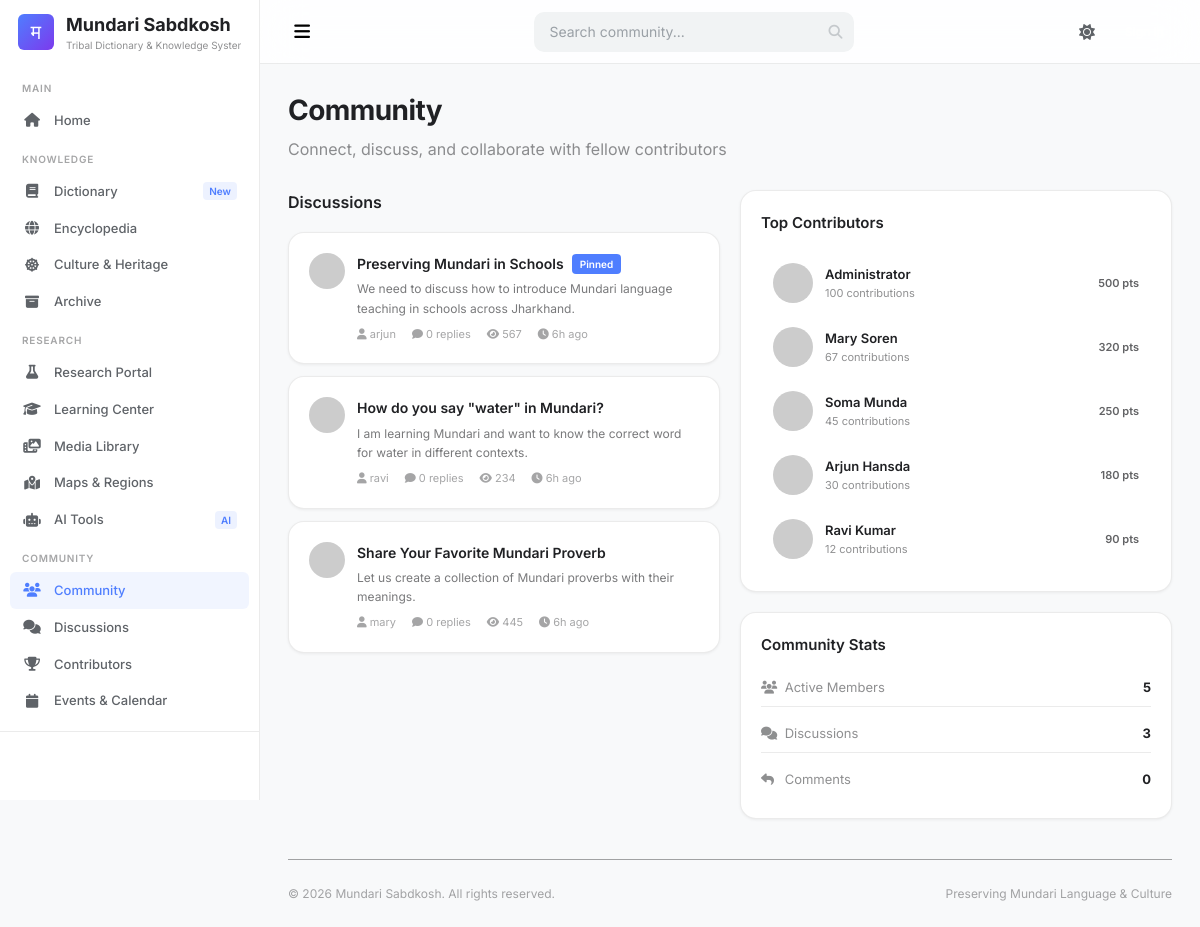
The page /modules/community.php on the database its author committed.
### tables this page shows
CREATE TABLE discussions (
    id INT UNSIGNED AUTO_INCREMENT PRIMARY KEY,
    title VARCHAR(255) NOT NULL,
    slug VARCHAR(255) NOT NULL UNIQUE,
    content TEXT NOT NULL,
    user_id INT UNSIGNED NOT NULL,
    category_id INT UNSIGNED,
    tags TEXT,
    is_pinned TINYINT(1) DEFAULT 0,
    is_locked TINYINT(1) DEFAULT 0,
    status ENUM('open', 'closed', 'archived') DEFAULT 'open',
    views_count INT DEFAULT 0,
    last_activity TIMESTAMP NULL,
    created_at TIMESTAMP DEFAULT CURRENT_TIMESTAMP,
    updated_at TIMESTAMP DEFAULT CURRENT_TIMESTAMP ON UPDATE CURRENT_TIMESTAMP,
    FOREIGN KEY (user_id) REFERENCES users(id) ON DELETE CASCADE,
    FOREIGN KEY (category_id) REFERENCES categories(id) ON DELETE SET NULL
);

CREATE TABLE users (
    id INT UNSIGNED AUTO_INCREMENT PRIMARY KEY,
    username VARCHAR(50) NOT NULL UNIQUE,
    email VARCHAR(100) NOT NULL UNIQUE,
    password VARCHAR(255) NOT NULL,
    full_name VARCHAR(100),
    avatar VARCHAR(255),
    bio TEXT,
    role_id INT UNSIGNED DEFAULT 1,
    status ENUM('active', 'inactive', 'banned') DEFAULT 'active',
    email_verified_at TIMESTAMP NULL,
    remember_token VARCHAR(100),
    twofa_secret VARCHAR(255),
    twofa_enabled TINYINT(1) DEFAULT 0,
    reputation INT DEFAULT 0,
    contributions INT DEFAULT 0,
    last_login_at TIMESTAMP NULL,
    last_login_ip VARCHAR(45),
    created_at TIMESTAMP DEFAULT CURRENT_TIMESTAMP,
    updated_at TIMESTAMP DEFAULT CURRENT_TIMESTAMP ON UPDATE CURRENT_TIMESTAMP,
    FOREIGN KEY (role_id) REFERENCES roles(id)
);

### includes/functions.php (called while the page is built, shortened)
<?php
function escape($str) {
    return htmlspecialchars($str, ENT_QUOTES | ENT_HTML5, 'UTF-8');
}
function truncate($text, $length = 100, $append = '...') {
    return mb_strlen($text) > $length
        ? mb_substr($text, 0, $length) . $append
        : $text;
}
function timeAgo($timestamp) {
    $time = strtotime($timestamp);
    $diff = time() - $time;
    if ($diff < 86400) return floor($diff / 3600) . 'h ago';
    return date('M j, Y', $time);
}
function formatNumber($num) {
    return number_format($num);
}
function avatar($user, $size = 40) {
    $name = $user['full_name'] ?? $user['username'] ?? 'U';
    $initial = mb_strtoupper(mb_substr($name, 0, 1));
    $colors = ['#4f46e5','#0891b2','#7c3aed','#059669','#d97706','#dc2626','#db2777','#65a30d','#0d9488','#9333ea'];
    $color = $colors[crc32($name) % count($colors)];
    return "https://ui-avatars.com/api/?name=" . urlencode($initial) . "&background=" . urlencode($color) . "&color=fff&size={$size}";
}
function getSetting($key, $default = null) {
    $db = db();
    static $settings = [];
    if (empty($settings)) {
        $result = $db->query("SELECT setting_key, setting_value FROM system_settings");
        while ($row = $result->fetch()) {
            $settings[$row['setting_key']] = $row['setting_value'];
        }
    }
    return $settings[$key] ?? $default;
}
function getTopContributors($limit = 10) {
    $db = db();
    $stmt = $db->prepare("SELECT u.*, r.name as role_name
                          FROM users u JOIN roles r ON u.role_id = r.id
                          WHERE u.status = 'active'
                          ORDER BY u.contributions DESC LIMIT :lim");
    $stmt->bindValue('lim', $limit, PDO::PARAM_INT);
    $stmt->execute();
    return $stmt->fetchAll();
}

### modules/community.php (the view, shortened to what this page needs)
<?php
require_once __DIR__ . '/../header.php';
require_once __DIR__ . '/../sidebar.php';
$db = db();
$discussions = $db->query("SELECT d.*, u.username, u.avatar,
                            (SELECT COUNT(*) FROM comments WHERE commentable_type='discussion' AND commentable_id=d.id) as reply_count
                            FROM discussions d LEFT JOIN users u ON d.user_id = u.id
                            WHERE d.status = 'open'
                            ORDER BY d.is_pinned DESC, d.last_activity DESC")->fetchAll();
$topContributors = getTopContributors(8);
?>
<div class="main-content">
    <nav class="top-navbar">
        <div class="navbar-left">
            <button class="sidebar-toggle hamburger-menu"><i class="fas fa-bars"></i></button>
        </div>
        <div class="navbar-search">
            <input type="text" placeholder="Search community...">
            <i class="fas fa-search search-icon"></i>
        </div>
        <div class="navbar-right">
            <button class="theme-switch"><i class="fas fa-moon"></i></button>
            <?php if ($currentUser): ?>
            <a href="../logout.php" class="btn btn-ghost btn-sm">Logout</a>
            <?php else: ?>
            <a href="../login.php" class="btn btn-primary btn-sm">Sign In</a>
            <?php endif; ?>
        </div>
    </nav>
    <div class="page-content">
        <div style="display:flex;align-items:center;justify-content:space-between;margin-bottom:28px;">
            <div>
                <h1 style="font-size:28px;font-weight:700;letter-spacing:-0.02em;">Community</h1>
                <p style="opacity:0.5;margin-top:4px;">Connect, discuss, and collaborate with fellow contributors</p>
            </div>
        </div>
        <div class="grid grid-2">
            <div>
                <div class="card-header">
                    <h3 style="font-size:16px;font-weight:600;">Discussions</h3>
                </div>
                <?php if ($discussions): foreach ($discussions as $disc): ?>
                <div class="card" style="margin-bottom:12px;cursor:pointer;">
                    <div style="display:flex;align-items:flex-start;gap:12px;">
                        <img src="<?php echo avatar($disc, 36); ?>" alt="" style="width:36px;height:36px;border-radius:50%;flex-shrink:0;">
                        <div style="flex:1;min-width:0;">
                            <div style="display:flex;align-items:center;gap:8px;flex-wrap:wrap;">
                                <h4 style="font-size:14px;font-weight:600;"><?php echo escape($disc['title']); ?></h4>
                                <?php if ($disc['is_pinned']): ?>
                                <span class="badge" style="background:var(--accent-primary);color:#fff;font-size:10px;">Pinned</span>
                                <?php endif; ?>
                            </div>
                            <p style="font-size:12px;opacity:0.6;margin-top:4px;"><?php echo escape(truncate($disc['content'], 120)); ?></p>
                            <div style="display:flex;gap:16px;margin-top:8px;font-size:11px;opacity:0.4;">
                                <span><i class="fas fa-user"></i> <?php echo escape($disc['username']); ?></span>
                                <span><i class="fas fa-comment"></i> <?php echo $disc['reply_count']; ?> replies</span>
                                <span><i class="fas fa-eye"></i> <?php echo formatNumber($disc['views_count']); ?></span>
                                <span><i class="fas fa-clock"></i> <?php echo timeAgo($disc['created_at']); ?></span>
                            </div>
                        </div>
                    </div>
                </div>
                <?php endforeach; endif; ?>
            </div>
            <div>
                <div class="card" style="margin-bottom:20px;">
                    <div class="card-header">
                        <h3 style="font-size:15px;font-weight:600;">Top Contributors</h3>
                    </div>
                    <?php foreach ($topContributors as $c): ?>
                    <div class="contributor-card">
                        <img src="<?php echo avatar($c); ?>" alt="" class="cc-avatar">
                        <div class="cc-info">
                            <div class="cc-name"><?php echo escape($c['full_name'] ?: $c['username']); ?></div>
                            <div class="cc-role"><?php echo $c['contributions']; ?> contributions</div>
                        </div>
                        <div class="cc-stats"><?php echo $c['reputation']; ?> pts</div>
                    </div>
                    <?php endforeach; ?>
                </div>
                <div class="card">
                    <h3 style="font-size:15px;font-weight:600;margin-bottom:12px;">Community Stats</h3>
                    <?php
                    $totalUsers = $db->query("SELECT COUNT(*) FROM users WHERE status='active'")->fetchColumn();
                    $totalDiscuss = $db->query("SELECT COUNT(*) FROM discussions")->fetchColumn();
                    $totalComments = $db->query("SELECT COUNT(*) FROM comments")->fetchColumn();
                    ?>
                    <div style="display:flex;flex-direction:column;gap:8px;font-size:13px;">
                        <div style="display:flex;justify-content:space-between;padding:8px 0;border-bottom:1px solid var(--border-color);">
                            <span style="opacity:0.5;"><i class="fas fa-users" style="width:20px;"></i> Active Members</span>
                            <strong><?php echo $totalUsers; ?></strong>
                        </div>
                        <div style="display:flex;justify-content:space-between;padding:8px 0;border-bottom:1px solid var(--border-color);">
                            <span style="opacity:0.5;"><i class="fas fa-comments" style="width:20px;"></i> Discussions</span>
                            <strong><?php echo $totalDiscuss; ?></strong>
                        </div>
                        <div style="display:flex;justify-content:space-between;padding:8px 0;">
                            <span style="opacity:0.5;"><i class="fas fa-reply" style="width:20px;"></i> Comments</span>
                            <strong><?php echo $totalComments; ?></strong>
                        </div>
                    </div>
                </div>
            </div>
        </div>
        <?php require_once __DIR__ . '/../footer.php'; ?>
</body>
</html>

### header.php (shortened to what this page needs)
<?php
require_once __DIR__ . '/includes/functions.php';
$currentUser = null;
$siteName = getSetting('site_name', SITE_NAME);
$theme = $_COOKIE['theme'] ?? 'dark';
?>
<!DOCTYPE html>
<html lang="en" class="<?php echo $theme; ?>">
<head>
    <link rel="stylesheet" href="https://cdnjs.cloudflare.com/ajax/libs/font-awesome/6.5.1/css/all.min.css">
    <link rel="stylesheet" href="assets/css/style.css">
    <link rel="stylesheet" href="assets/css/dark.css">
    <link rel="stylesheet" href="assets/css/light.css">
    <link rel="stylesheet" href="assets/css/responsive.css">
</head>
<body>
<div class="app-layout">

### sidebar.php (shortened to what this page needs)
<?php
$currentPage = basename($_SERVER['SCRIPT_NAME']);
if (!isset($_SESSION['role_slug']) || !in_array($_SESSION['role_slug'], ['admin', 'super-admin'])) {
    unset($navItems['system']['items'][array_search('Admin Panel', array_column($navItems['system']['items'], 'label'))]);
}
?>
<aside class="sidebar">
    <div class="sidebar-logo">
        <div class="logo-icon">म</div>
        <div class="logo-text">
            Mundari Sabdkosh
            <span class="logo-sub">Tribal Dictionary & Knowledge System</span>
        </div>
    </div>
    <nav class="sidebar-nav">
        <?php foreach ($navItems as $section): ?>
        <div class="nav-section">
            <div class="nav-section-title"><?php echo $section['title']; ?></div>
            <?php foreach ($section['items'] as $item): ?>
            <a href="<?php echo $item['link']; ?>"
               class="nav-item <?php echo !empty($item['active']) ? 'active' : ''; ?>"
               data-tooltip="<?php echo $item['label']; ?>">
                <i class="fas <?php echo $item['icon']; ?> nav-icon"></i>
                <span class="nav-label"><?php echo $item['label']; ?></span>
                <?php if (!empty($item['badge'])): ?>
                <span class="nav-badge"><?php echo $item['badge']; ?></span>
                <?php endif; ?>
            </a>
            <?php endforeach; ?>
        </div>
        <?php endforeach; ?>
    </nav>
    <div class="sidebar-footer">
        <a href="contribute.php" class="btn btn-primary btn-lg" style="width:100%; justify-content:center;">
            <i class="fas fa-plus"></i>
            <span class="nav-label">Contribute</span>
        </a>
    </div>
</aside>

### footer.php (shortened to what this page needs)
    <footer class="content-footer">
        <span>&copy; <?php echo date('Y'); ?> <?php echo escape(getSetting('site_name', SITE_NAME)); ?>. All rights reserved.</span>
        <span>Preserving Mundari Language & Culture</span>
    </footer>
</div>
</div>
</body>
</html>

### assets/css/light.css (style rules this page uses)
.light { --bg-primary: #f8f9fa; --bg-secondary: #ffffff; --bg-tertiary: #f1f3f4; --bg-card: #ffffff; --bg-hover: #f1f3f4; --bg-elevated: #ffffff; --text-primary: #202124; --text-secondary: #5f6368; --text-tertiary: #9aa0a6; --border-color: rgba(0, 0, 0, 0.08); --border-hover: rgba(0, 0, 0, 0.15); --accent-primary: #4f7eff; --accent-secondary: #7c3aed; --accent-tertiary: #06b6d4; --success: #22c55e; --warning: #f59e0b; --error: #ef4444; --info: #3b82f6; --glass-bg: rgba(255, 255, 255, 0.8); --glass-border: rgba(255, 255, 255, 0.9); --glass-shadow: 0 8px 32px rgba(0, 0, 0, 0.08); --shadow-sm: 0 1px 3px rgba(0, 0, 0, 0.06); --shadow-md: 0 4px 12px rgba(0, 0, 0, 0.08); --shadow-lg: 0 8px 32px rgba(0, 0, 0, 0.12); color-scheme: light; }
.light body { background: var(--bg-primary); color: var(--text-primary); }
.light .top-navbar { background: rgba(255, 255, 255, 0.85); border-bottom: 1px solid var(--border-color); }
.light .navbar-search input { background: var(--bg-tertiary); border: 1px solid transparent; color: var(--text-primary); }
.light .navbar-search input::placeholder { color: var(--text-tertiary); }
.light .navbar-search .search-icon { color: var(--text-tertiary); }
.light .theme-switch { color: var(--text-secondary); }
.light .sidebar { background: var(--bg-secondary); border-right: 1px solid var(--border-color); }
.light .sidebar-logo .logo-icon { background: linear-gradient(135deg, var(--accent-primary), var(--accent-secondary)); color: #fff; }
.light .sidebar-logo .logo-text { color: var(--text-primary); }
.light .nav-item { color: var(--text-secondary); }
.light .nav-item.active { background: rgba(79, 126, 255, 0.08); color: var(--accent-primary); }
.light .nav-item.active::before { content: ''; position: absolute; left: -10px; top: 50%; transform: translateY(-50%); width: 3px; height: 20px; background: var(--accent-primary); border-radius: 0 3px 3px 0; }
.light .nav-item .nav-badge { background: rgba(79, 126, 255, 0.1); color: var(--accent-primary); }
.light .sidebar-footer { border-top: 1px solid var(--border-color); }
.light .card { background: var(--bg-card); border: 1px solid var(--border-color); box-shadow: var(--shadow-sm); }

### assets/css/responsive.css (style rules this page uses)
@media (max-width: 1400px) { .page-content { padding: 24px 28px; } }
@media (max-width: 1200px) { .navbar-search { width: 320px; } }
.light .theme-switch .fa-sun { display: inline; }

### rows shown on the page
discussions: title "Preserving Mundari in Schools", is_pinned "Pinned", content "We need to discuss how to introduce Mundari language teaching in schools across Jharkhand.", user.username "arjun", reply_count "0", views_count "567", created_at "6h ago"
discussions: title "How do you say \"water\" in Mundari?", content "I am learning Mundari and want to know the correct word for water in different contexts.", user.username "ravi", reply_count "0", views_count "234", created_at "6h ago"
discussions: title "Share Your Favorite Mundari Proverb", content "Let us create a collection of Mundari proverbs with their meanings.", user.username "mary", reply_count "0", views_count "445", created_at "6h ago"
users: full_name "Administrator", contributions "100", reputation "500"
users: full_name "Mary Soren", contributions "67", reputation "320"
users: full_name "Soma Munda", contributions "45", reputation "250"
users: full_name "Arjun Hansda", contributions "30", reputation "180"
users: full_name "Ravi Kumar", contributions "12", reputation "90"

### other values the page prints
$section['title'] "MAIN"
$item['label'] "Home"
$section['title'] "KNOWLEDGE"
$item['label'] "Dictionary"
$item['badge'] "New"
$item['label'] "Encyclopedia"
$item['label'] "Culture & Heritage"
$item['label'] "Archive"
$section['title'] "RESEARCH"
$item['label'] "Research Portal"
$item['label'] "Learning Center"
$item['label'] "Media Library"
$item['label'] "Maps & Regions"
$item['label'] "AI Tools"
$item['badge'] "AI"
